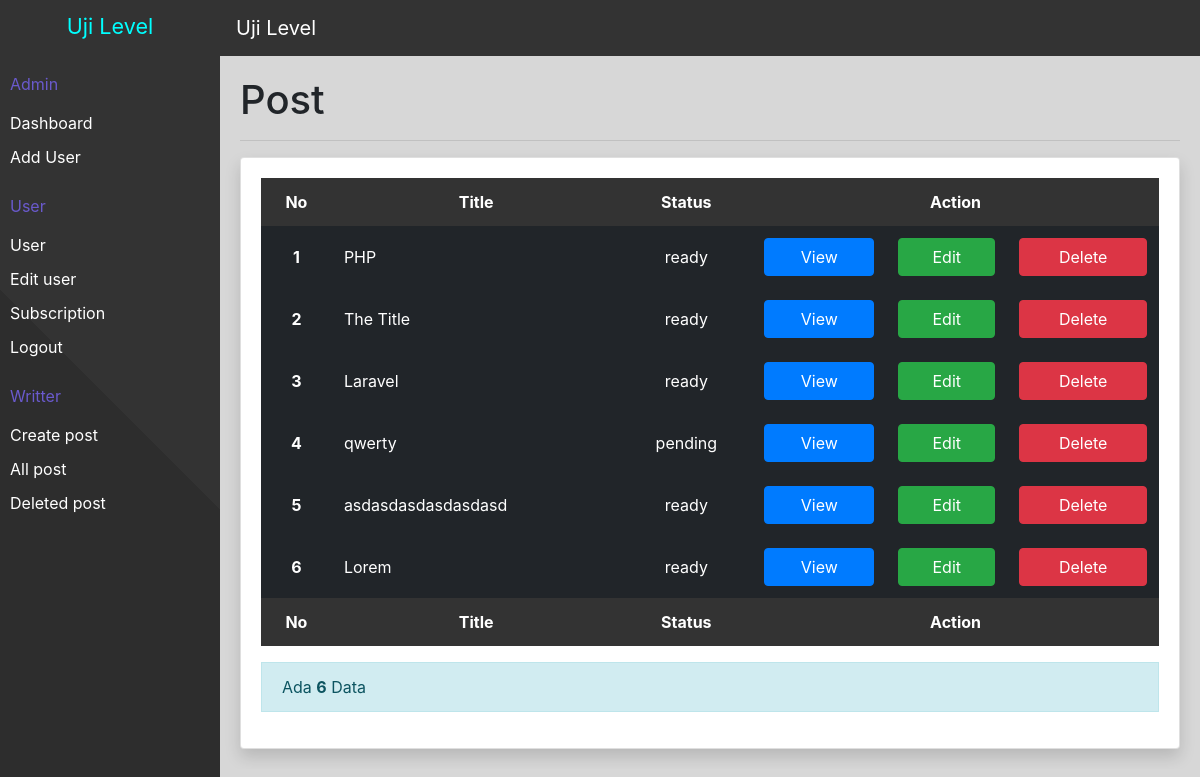
The app's page /all_post.php (signed in) with its own data.
### tables this page shows
CREATE TABLE `blogpost` (
  `post_id` int(12) NOT NULL,
  `post_title` varchar(255) DEFAULT NULL,
  `post_header` varchar(255) DEFAULT NULL,
  `post_content` longtext,
  `user_email` varchar(225) DEFAULT NULL,
  `post_created` int(12) DEFAULT NULL,
  `post_status` varchar(128) DEFAULT NULL,
  `post_status_comment` int(1) NOT NULL
);

### all_post.php (the view, shortened to what this page needs)
<?php
include_once("config/database.php");
$author = $_SESSION['user_email'];
$query = "SELECT * FROM `blogpost` WHERE `user_email` = '{$author}'";
$no = 0;
$result = mysqli_query($con, $query);
?>
<!DOCTYPE html>
<html lang="en">
<head>
  <link rel="stylesheet" href="libs/css/bootstrap.min.css">
  <link rel="stylesheet" href="libs/css/dashboard.css">
  <link rel="stylesheet" href="libs/FontAwesome/css/all.min.css">
</head>
<body>
  <div id="wrap">
    <?php include_once('sidebar.php'); ?>
    <div class="main-page">
      <nav class="navbar navbar-expand-lg navbar-dark">
        <span class="navbar-brand">Uji Level</span>
      </nav>
      <div class="page">
        <h1>Post</h1>
        <hr>
        <div class="card shadow">
          <div class="card-body">
            <table class="table-hover table-borderless table-dark table table-responsive-md" id="datapost" style="width: 100%">
              <thead class="text-center" style="background: #333">
                <th>No</th>
                <th>Title</th>
                <th>Status</th>
                <th colspan="3">Action</th>
              </thead>
              <tfoot class="text-center" style="background: #333">
                <th>No</th>
                <th>Title</th>
                <th>Status</th>
                <th colspan="3">Action</th>
              </tfoot>
              <tbody>
                <?php foreach ($result as $d) : ?>
                  <?php $no++ ?>
                  <tr>
                    <th class="text-center align-middle"><?= $no ?></th>
                    <td class="align-middle"><?= $d['post_title'] ?></td>
                    <td class="align-middle text-center"><?= $d['post_status'] ?></td>
                    <td class="text-center align-middle"><a href="view.php?id=<?= $d['post_id'] ?>" class="btn btn-block btn-primary">View</a></td>
                    <td class="text-center align-middle"><a href="post_edit.php?id=<?= $d['post_id'] ?>" class="btn btn-block btn-success">Edit</a></td>
                    <td class="text-center align-middle"><a href="delete.php?id=<?= $d['post_id'] ?>" onclick="return confirm('Delete this data?')" class="btn btn-block btn-danger">Delete</a></td>
                  </tr>
                <?php endforeach; ?>
              </tbody>
            </table>
            <?php if ($no > 0) : ?>
              <div class="alert alert-info rounded-0" role="alert">
                <span>Ada <b><?= $no ?></b> Data</span>
              </div>
            <?php else : ?>
              <div class="alert alert-info" role="alert">
                <span>Tidak ada data</span>
              </div>
            <?php endif; ?>
          </div>
        </div>
      </div>
    </div>
  </div>
</body>
</html>

### libs/css/dashboard.css (style rules this page uses)
* { -webkit-box-sizing: border-box; box-sizing: border-box; text-decoration: none; }
body, html { width: 100%; height: 100%; }
#wrap .main-page { width: calc(100% - 220px); height: 100%; position: fixed; left: 220px; top: 0; overflow-y: auto; background: #d7d7d7; }
#wrap .main-page .navbar { background: #333; }
#wrap .main-page .page { width: 100%; padding: 20px; position: relative; overflow-y: auto; }

### records on screen
blogpost: post_title "PHP", post_status "ready"
blogpost: post_title "The Title", post_status "ready"
blogpost: post_title "Laravel", post_status "ready"
blogpost: post_title "qwerty", post_status "pending"
blogpost: post_title "asdasdasdasdasdasd", post_status "ready"
blogpost: post_title "Lorem", post_status "ready"

### other values on screen
$no "6"
